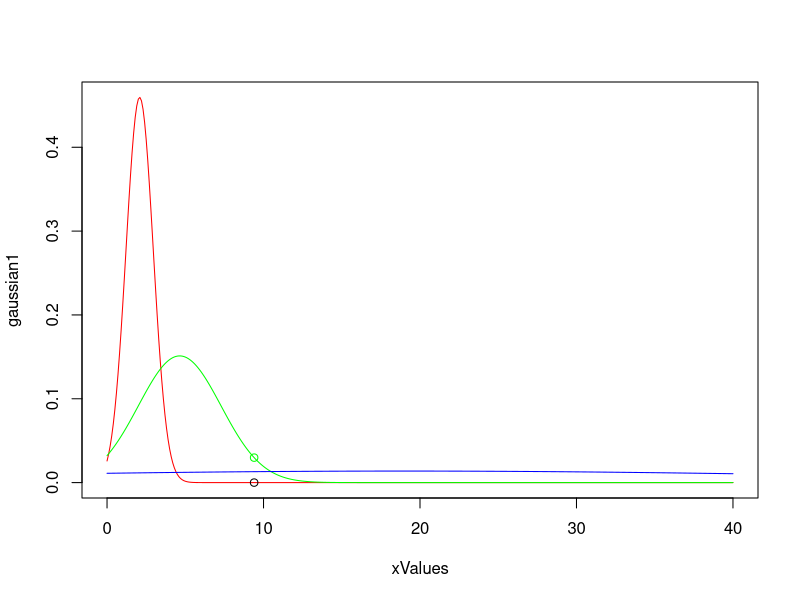

Recreate this plot in R.
expectationValue <- function(X) {
  sum <- 0
  
  for(number in X) {
    sum <- sum + (number*(1/length(X)))
  }
  
  sum
}

covariancePopulation <- function(X, Y) {
  eX <- expectationValue(X)
  eY <- expectationValue(Y)
  expectationValue(X*Y)-eX*eY
}

variancePopulation <- function(X) {
  expectationValue(X^2)-expectationValue(X)^2
}

standardDeviationPopulation <- function(X) {
  sqrt(variancePopulation(X))
}

correlationPopulation <- function(X, Y) {
  cov(X, Y)/(standardDeviationPopulation(X)*standardDeviationPopulation(Y))
}

class1Values <- c(1, 1, 2, 2, 3, 3.5)
class2Values <- c(4, 5, 6, 5, 6.1, 5.4, 1)
class3Values <- c(10, 20, 22, 24)

xValues = seq(0, 40, by = .1)
gaussian1 <- dnorm(xValues, expectationValue(class1Values), variancePopulation(class1Values))
gaussian2 <- dnorm(xValues, expectationValue(class2Values), variancePopulation(class2Values))
gaussian3 <- dnorm(xValues, expectationValue(class3Values), variancePopulation(class3Values))

plot(xValues, gaussian1,type="l",col="red")
lines(xValues, gaussian2,col="green")
lines(xValues, gaussian3,col="blue")

#cluster new:
xValue = 9.4
points(xValue, 0)

valueForGaussian1 <-dnorm(xValue, expectationValue(class1Values), variancePopulation(class1Values))
valueForGaussian2 <-dnorm(xValue, expectationValue(class2Values), variancePopulation(class2Values))
valueForGaussian3 <-dnorm(xValue, expectationValue(class3Values), variancePopulation(class3Values))

if(valueForGaussian1 > valueForGaussian2 && valueForGaussian1 > valueForGaussian3) {
  print("Klasse: 1")
  points(xValue, valueForGaussian1, col="red")
}
if(valueForGaussian2 > valueForGaussian1 && valueForGaussian2 > valueForGaussian3) {
  print("Klasse: 2")
  points(xValue, valueForGaussian2, col="green")
}
if(valueForGaussian3 > valueForGaussian1 && valueForGaussian3 > valueForGaussian2) {
  print("Klasse: 3")
  points(xValue, valueForGaussian3, col="blue")
}